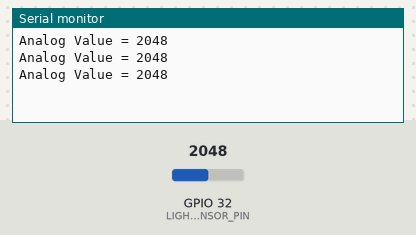
Recording of a sketch running on a simulated ESP32. Shown: the last lines printed to the serial monitor. Inputs (shaded band) come from the test bench; at power-on: GPIO 32 (LIGHT_SENSOR_PIN) = 2048.

Above: at 1.3 s.
1.4 s: GPIO 32 (LIGHT_SENSOR_PIN) set to 2866
At 1.9 s:
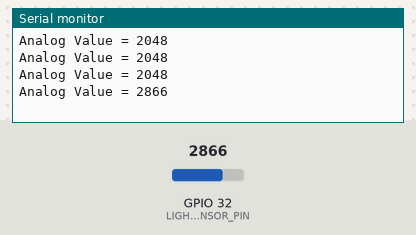
2.9 s: GPIO 32 (LIGHT_SENSOR_PIN) set to 3603
At 3.4 s:
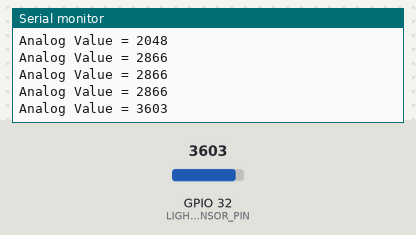
Timing chart, 0 to 5.9 s (numbered marks = the images above; inputs shaded):
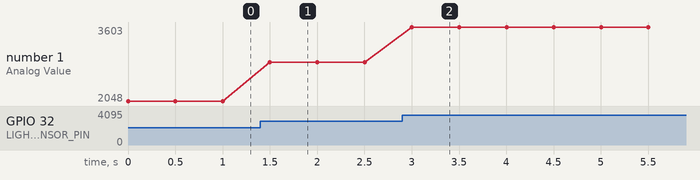

The sketch:

Kegiatan1.ino
```cpp
#define LIGHT_SENSOR_PIN 32 //

void setup(){
  Serial.begin(9600);
}

void loop(){

  int analogValue = analogRead(LIGHT_SENSOR_PIN);
  Serial.print("Analog Value = ");
  Serial.print(analogValue);
  Serial.println("");

  delay(500);
}
```

Measured:
- after the input at 1.4 s, the serial monitor: prints a new line after 0.10 s (image 1)
- after the input at 2.9 s, the serial monitor: prints a new line after 0.10 s (image 2)
- plotted number 1: 2048 → 2866 after the input at 1.4 s, 2866 → 3603 after the input at 2.9 s
